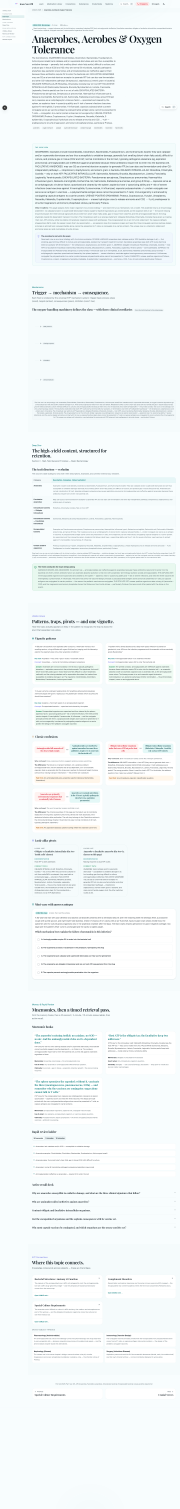
#> input picture docs/qa/m4/full-desktop-light.png, 1440 x 12067 px, found by its file name (shown at 1/8 size); its folder holds 2 pictures in this run
$ python m4-crops.py
#> lines starting #> are read from the running program, lines starting #| are printed output that depends on the picture
#!/usr/bin/env python3
"""M4 element captures (TABLE NOTE — text-anchored crops per the E22/E35
pattern): the verbatim trait-directory table (x=257 y=3819, 1150x590) and the
mechanism-flow render (x=256 y=7270, 1152x563), from the 4 full-page captures."""
from PIL import Image
import os
import statistics

QA = "/home/z/kyp-usmle-notes/docs/qa/m4"
VISUALS = [
    ("trait-directory-table", {"x": 257, "y": 3819, "w": 1150, "h": 590}),
    ("mechanism-flow", {"x": 256, "y": 7270, "w": 1152, "h": 563}),
]
THEMES = ["light", "dark"]

for theme in THEMES:
    im = Image.open(f"{QA}/full-desktop-{theme}.png")
#> im is the input picture: PIL image 1440x12067 RGB; mean R, G, B 241.4, 246.6, 247.3
    for name, r in VISUALS:
        box = (int(r["x"]), int(r["y"]), int(r["x"] + r["w"]), int(r["y"] + r["h"]))
        crop = im.crop(box)
        out = f"{QA}/element-{name}-{theme}.png"
        crop.save(out)
        gray = crop.convert("L")
        px = list(gray.getdata())
        sd = statistics.pstdev(px[::37])
        print(f"{os.path.basename(out)}: {crop.size[0]}x{crop.size[1]} stdev={sd:.2f}")
#> this loop made 2 passes
#> sd on passes 1 to 2: 29.82, 35.46
#| element-trait-directory-table-light.png: 1150x590 stdev=29.82
#| element-mechanism-flow-light.png: 1152x563 stdev=35.46
#> pass 1, `crop = im.crop(box)`:
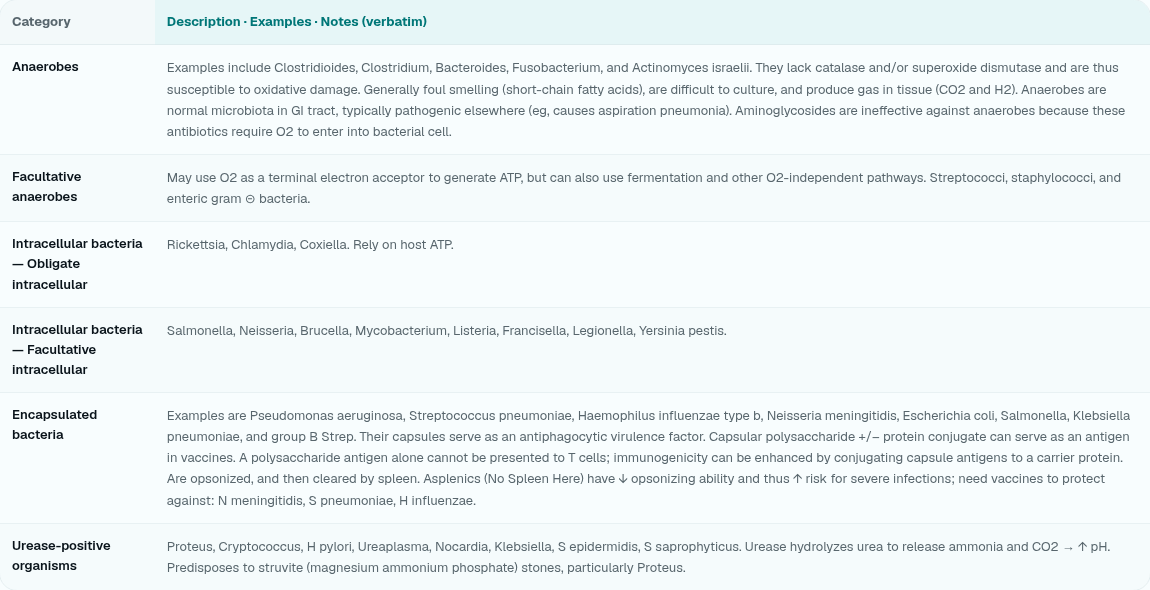
#> crop: PIL image 1150x590 RGB; mean R, G, B 237.3, 244, 245.3
#> pass 2, `crop = im.crop(box)`:
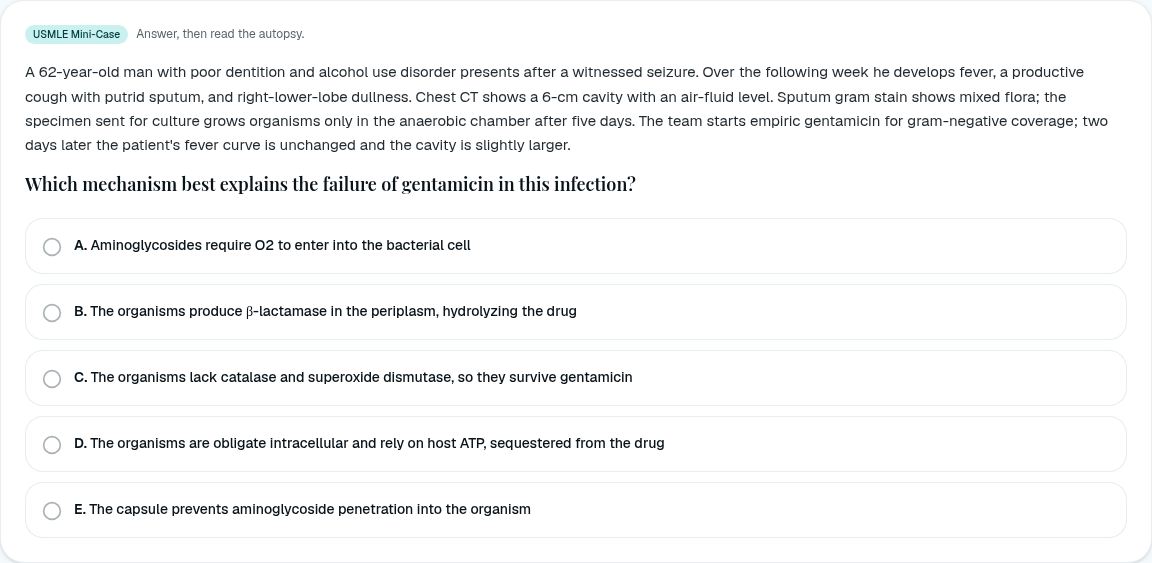
#> crop: PIL image 1152x563 RGB; mean R, G, B 246.2, 246.8, 247.1
#> pass 2 of the loop `for theme in THEMES:`:
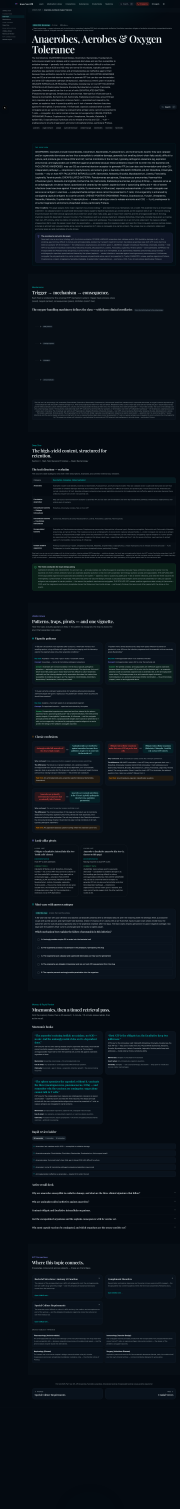
#> input picture docs/qa/m4/full-desktop-dark.png, 1440 x 12067 px, found by its file name (shown at 1/8 size)
#> im is the input picture: PIL image 1440x12067 RGB; mean R, G, B 11.9, 19.6, 26.7
#> the loop `for name, r in VISUALS:` made 2 passes
#> sd on passes 1 to 2: 29.06, 34.96
#> (printed output is left out)
#> pass 1, `crop = im.crop(box)`:
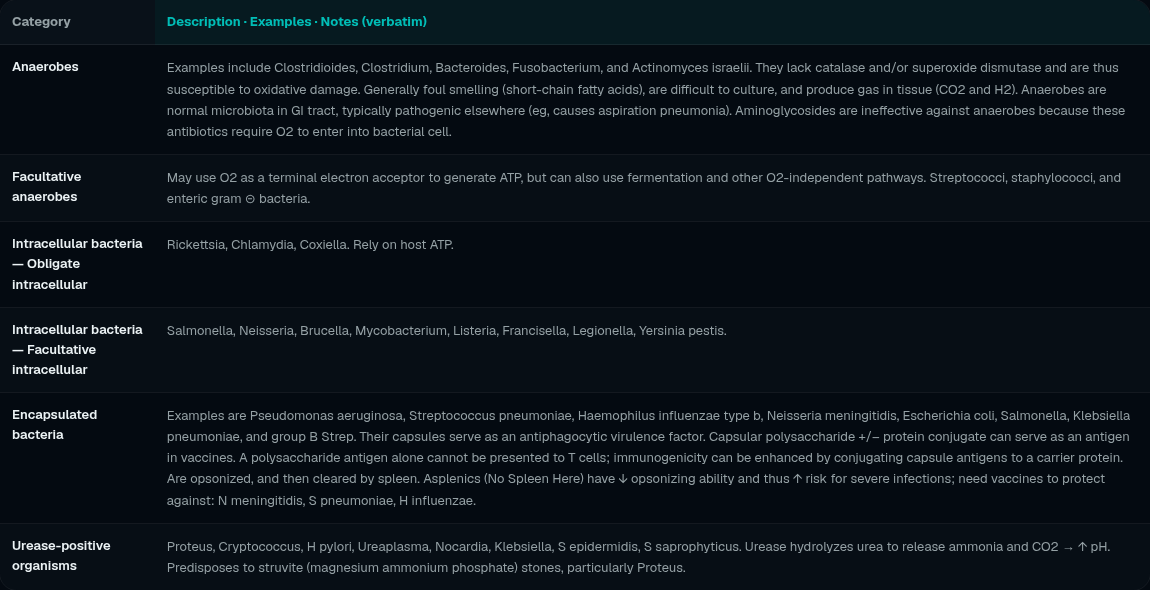
#> crop: PIL image 1150x590 RGB; mean R, G, B 12.7, 20.5, 27.3
#> pass 2, `crop = im.crop(box)`:
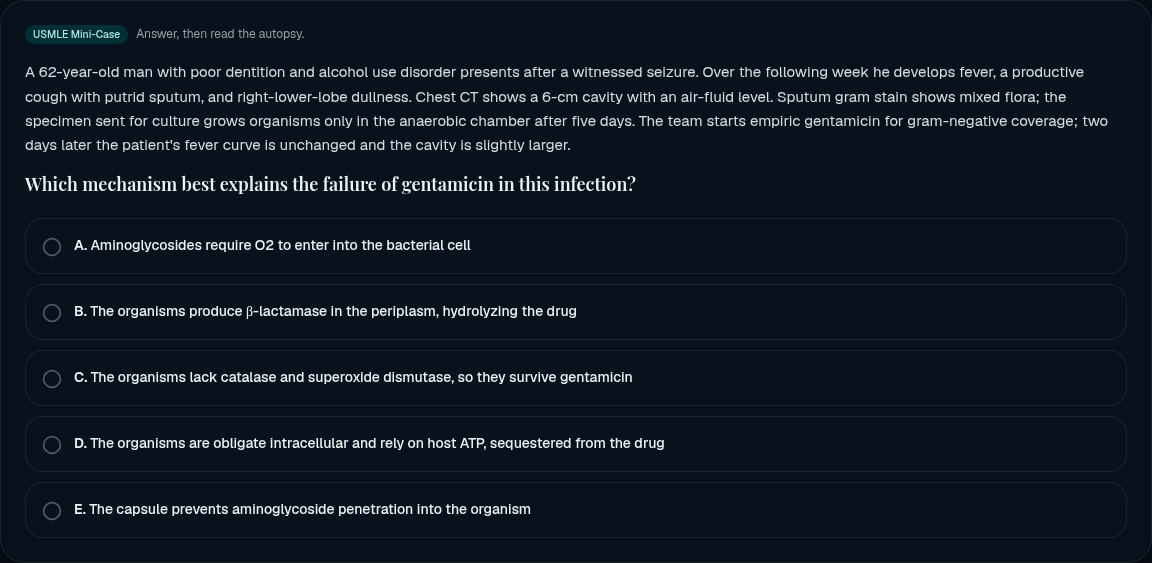
#> crop: PIL image 1152x563 RGB; mean R, G, B 17.3, 26.3, 36
print("DONE")
